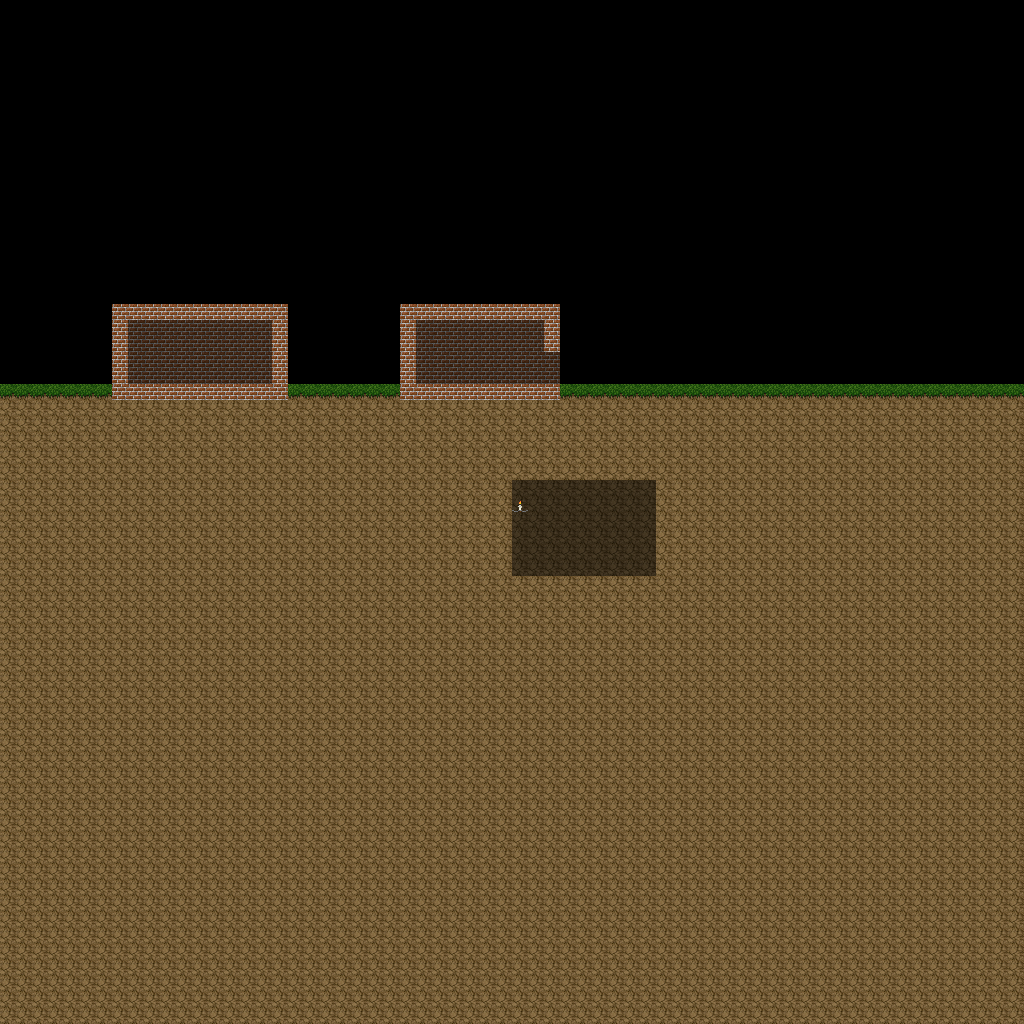

Below is a game level as drawn by its tile map, then a one-line description and the .tmx that defines it (tile-layer data replaced by summaries):
An orthogonal 64x64 tile map with 16x16 px tiles, 2 tile layers (Wall, World).

<map version="1.0" orientation="orthogonal" width="64" height="64" tilewidth="16" tileheight="16">
 <tileset firstgid="1" source="terram.tsx" />
 <layer name="Wall" width="64" height="64">
  <data>[4096 cells, 2630 non-empty, 2 distinct tile ids]</data>
 </layer>
 <layer name="World" width="64" height="64">
  <data>[4096 cells, 2542 non-empty, 4 distinct tile ids]</data>
 </layer>
</map>